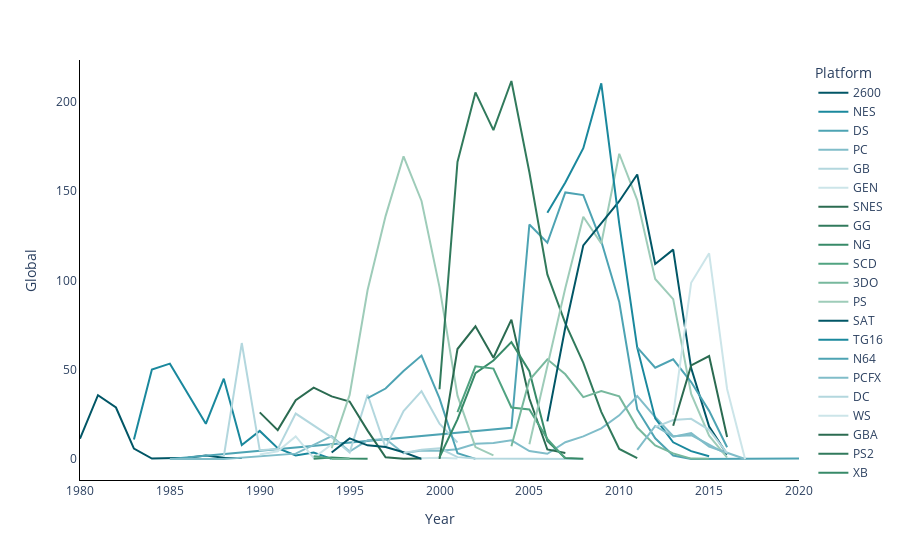

Notebook code cell kept with this figure:
### Markdown cell above
### andere Diagramme

### Code cell
# line diagram

def line_diagram(main_filter, sales_filter):
    df_l = df[df['Global'] > sales_filter]
    df_l = df_l.groupby(['Year', main_filter], as_index=False)['Global'].sum()

    line_fig = px.line(df_l, x='Year', y='Global', color=main_filter, color_discrete_sequence= ['#015666', '#1a889d', '#4da3b3', '#80bdc9', '#b3d7de', '#cce5e9',  '#2b6b51', '#317a5c','#378a68','#50a381', '#77b89d', '#9eccb9' ])
    line_fig.update_layout(plot_bgcolor='white',paper_bgcolor='white')
    line_fig.update_xaxes(showline=True, linewidth=1, linecolor='black')
    line_fig.update_yaxes(showline=True, linewidth=1, linecolor='black')
    line_fig.show()

line_diagram('Platform', 0)

### Figure 1 — Plotly figure (JSON) as saved in the notebook; plotly's stock layout.template omitted (floating-point values rounded to 4 significant figures)
{"data": [{"hovertemplate": "Platform=2600<br>Year=%{x}<br>Global=%{y}<extra></extra>", "legendgroup": "2600", "line": {"color": "#015666", "dash": "solid"}, "marker": {"symbol": "circle"}, "mode": "lines", "name": "2600", "orientation": "v", "showlegend": true, "x": [1980.0, 1981.0, 1982.0, 1983.0, 1984.0, 1985.0, 1986.0, 1987.0, 1988.0, 1989.0], "xaxis": "x", "y": [11.38, 35.77, 28.86, 5.83, 0.27, 0.45, 0.66, 1.98, 0.75, 0.62], "yaxis": "y", "type": "scatter"}, {"hovertemplate": "Platform=NES<br>Year=%{x}<br>Global=%{y}<extra></extra>", "legendgroup": "NES", "line": {"color": "#1a889d", "dash": "solid"}, "marker": {"symbol": "circle"}, "mode": "lines", "name": "NES", "orientation": "v", "showlegend": true, "x": [1983.0, 1984.0, 1985.0, 1986.0, 1987.0, 1988.0, 1989.0, 1990.0, 1991.0, 1992.0, 1993.0, 1994.0], "xaxis": "x", "y": [10.96, 50.09, 53.44, 36.41, 19.76, 45.01, 7.85, 15.74, 6.11, 1.98, 3.61, 0.11], "yaxis": "y", "type": "scatter"}, {"hovertemplate": "Platform=DS<br>Year=%{x}<br>Global=%{y}<extra></extra>", "legendgroup": "DS", "line": {"color": "#4da3b3", "dash": "solid"}, "marker": {"symbol": "circle"}, "mode": "lines", "name": "DS", "orientation": "v", "showlegend": true, "x": [1985.0, 2004.0, 2005.0, 2006.0, 2007.0, 2008.0, 2009.0, 2010.0, 2011.0, 2012.0, 2013.0, 2014.0, 2020.0], "xaxis": "x", "y": [0.02, 17.46, 131.4, 121.2, 149.4, 147.9, 122.0, 87.98, 27.8, 11.64, 1.96, 0.02, 0.29], "yaxis": "y", "type": "scatter"}, {"hovertemplate": "Platform=PC<br>Year=%{x}<br>Global=%{y}<extra></extra>", "legendgroup": "PC", "line": {"color": "#80bdc9", "dash": "solid"}, "marker": {"symbol": "circle"}, "mode": "lines", "name": "PC", "orientation": "v", "showlegend": true, "x": [1985.0, 1988.0, 1992.0, 1994.0, 1995.0, 1996.0, 1997.0, 1998.0, 1999.0, 2000.0, 2001.0, 2002.0, 2003.0, 2004.0, 2005.0, 2006.0, 2007.0, 2008.0, 2009.0, 2010.0, 2011.0, 2012.0, 2013.0, 2014.0, 2015.0, 2016.0], "xaxis": "x", "y": [0.03, 0.03, 3.02, 12.85, 4.23, 10.59, 11.26, 3.28, 4.75, 4.68, 5.51, 8.6, 8.96, 10.46, 4.47, 2.97, 9.4, 12.67, 17.16, 24.46, 35.25, 23.53, 12.83, 13.39, 8.07, 2.6], "yaxis": "y", "type": "scatter"}, {"hovertemplate": "Platform=GB<br>Year=%{x}<br>Global=%{y}<extra></extra>", "legendgroup": "GB", "line": {"color": "#b3d7de", "dash": "solid"}, "marker": {"symbol": "circle"}, "mode": "lines", "name": "GB", "orientation": "v", "showlegend": true, "x": [1988.0, 1989.0, 1990.0, 1991.0, 1992.0, 1994.0, 1995.0, 1996.0, 1997.0, 1998.0, 1999.0, 2000.0, 2001.0], "xaxis": "x", "y": [1.43, 64.98, 4.89, 5.57, 25.48, 12.17, 3.6, 36.02, 6.37, 26.9, 38.01, 19.76, 9.24], "yaxis": "y", "type": "scatter"}, {"hovertemplate": "Platform=GEN<br>Year=%{x}<br>Global=%{y}<extra></extra>", "legendgroup": "GEN", "line": {"color": "#cce5e9", "dash": "solid"}, "marker": {"symbol": "circle"}, "mode": "lines", "name": "GEN", "orientation": "v", "showlegend": true, "x": [1990.0, 1991.0, 1992.0, 1993.0, 1994.0], "xaxis": "x", "y": [2.6, 4.34, 12.66, 0.65, 8.11], "yaxis": "y", "type": "scatter"}, {"hovertemplate": "Platform=SNES<br>Year=%{x}<br>Global=%{y}<extra></extra>", "legendgroup": "SNES", "line": {"color": "#2b6b51", "dash": "solid"}, "marker": {"symbol": "circle"}, "mode": "lines", "name": "SNES", "orientation": "v", "showlegend": true, "x": [1990.0, 1991.0, 1992.0, 1993.0, 1994.0, 1995.0, 1996.0, 1997.0, 1998.0, 1999.0], "xaxis": "x", "y": [26.16, 16.21, 32.98, 40.01, 35.08, 32.21, 15.93, 0.99, 0.22, 0.26], "yaxis": "y", "type": "scatter"}, {"hovertemplate": "Platform=GG<br>Year=%{x}<br>Global=%{y}<extra></extra>", "legendgroup": "GG", "line": {"color": "#317a5c", "dash": "solid"}, "marker": {"symbol": "circle"}, "mode": "lines", "name": "GG", "orientation": "v", "showlegend": true, "x": [1992.0], "xaxis": "x", "y": [0.04], "yaxis": "y", "type": "scatter"}, {"hovertemplate": "Platform=NG<br>Year=%{x}<br>Global=%{y}<extra></extra>", "legendgroup": "NG", "line": {"color": "#378a68", "dash": "solid"}, "marker": {"symbol": "circle"}, "mode": "lines", "name": "NG", "orientation": "v", "showlegend": true, "x": [1993.0, 1994.0, 1995.0, 1996.0], "xaxis": "x", "y": [0.21, 0.8, 0.33, 0.1], "yaxis": "y", "type": "scatter"}, {"hovertemplate": "Platform=SCD<br>Year=%{x}<br>Global=%{y}<extra></extra>", "legendgroup": "SCD", "line": {"color": "#50a381", "dash": "solid"}, "marker": {"symbol": "circle"}, "mode": "lines", "name": "SCD", "orientation": "v", "showlegend": true, "x": [1993.0, 1994.0], "xaxis": "x", "y": [1.5, 0.37], "yaxis": "y", "type": "scatter"}, {"hovertemplate": "Platform=3DO<br>Year=%{x}<br>Global=%{y}<extra></extra>", "legendgroup": "3DO", "line": {"color": "#77b89d", "dash": "solid"}, "marker": {"symbol": "circle"}, "mode": "lines", "name": "3DO", "orientation": "v", "showlegend": true, "x": [1994.0, 1995.0], "xaxis": "x", "y": [0.02, 0.08], "yaxis": "y", "type": "scatter"}, {"hovertemplate": "Platform=PS<br>Year=%{x}<br>Global=%{y}<extra></extra>", "legendgroup": "PS", "line": {"color": "#9eccb9", "dash": "solid"}, "marker": {"symbol": "circle"}, "mode": "lines", "name": "PS", "orientation": "v", "showlegend": true, "x": [1994.0, 1995.0, 1996.0, 1997.0, 1998.0, 1999.0, 2000.0, 2001.0, 2002.0, 2003.0], "xaxis": "x", "y": [6.02, 35.92, 94.68, 136.1, 169.6, 144.6, 96.28, 35.52, 6.69, 2.05], "yaxis": "y", "type": "scatter"}, {"hovertemplate": "Platform=SAT<br>Year=%{x}<br>Global=%{y}<extra></extra>", "legendgroup": "SAT", "line": {"color": "#015666", "dash": "solid"}, "marker": {"symbol": "circle"}, "mode": "lines", "name": "SAT", "orientation": "v", "showlegend": true, "x": [1994.0, 1995.0, 1996.0, 1997.0, 1998.0, 1999.0], "xaxis": "x", "y": [3.64, 11.58, 7.69, 6.77, 3.82, 0.09], "yaxis": "y", "type": "scatter"}, {"hovertemplate": "Platform=TG16<br>Year=%{x}<br>Global=%{y}<extra></extra>", "legendgroup": "TG16", "line": {"color": "#1a889d", "dash": "solid"}, "marker": {"symbol": "circle"}, "mode": "lines", "name": "TG16", "orientation": "v", "showlegend": true, "x": [1995.0], "xaxis": "x", "y": [0.16], "yaxis": "y", "type": "scatter"}, {"hovertemplate": "Platform=N64<br>Year=%{x}<br>Global=%{y}<extra></extra>", "legendgroup": "N64", "line": {"color": "#4da3b3", "dash": "solid"}, "marker": {"symbol": "circle"}, "mode": "lines", "name": "N64", "orientation": "v", "showlegend": true, "x": [1996.0, 1997.0, 1998.0, 1999.0, 2000.0, 2001.0, 2002.0], "xaxis": "x", "y": [34.11, 39.51, 49.28, 57.96, 34.01, 3.26, 0.08], "yaxis": "y", "type": "scatter"}, {"hovertemplate": "Platform=PCFX<br>Year=%{x}<br>Global=%{y}<extra></extra>", "legendgroup": "PCFX", "line": {"color": "#80bdc9", "dash": "solid"}, "marker": {"symbol": "circle"}, "mode": "lines", "name": "PCFX", "orientation": "v", "showlegend": true, "x": [1996.0], "xaxis": "x", "y": [0.03], "yaxis": "y", "type": "scatter"}, {"hovertemplate": "Platform=DC<br>Year=%{x}<br>Global=%{y}<extra></extra>", "legendgroup": "DC", "line": {"color": "#b3d7de", "dash": "solid"}, "marker": {"symbol": "circle"}, "mode": "lines", "name": "DC", "orientation": "v", "showlegend": true, "x": [1998.0, 1999.0, 2000.0, 2001.0, 2002.0, 2007.0, 2008.0], "xaxis": "x", "y": [3.39, 5.17, 5.99, 1.07, 0.29, 0.02, 0.04], "yaxis": "y", "type": "scatter"}, {"hovertemplate": "Platform=WS<br>Year=%{x}<br>Global=%{y}<extra></extra>", "legendgroup": "WS", "line": {"color": "#cce5e9", "dash": "solid"}, "marker": {"symbol": "circle"}, "mode": "lines", "name": "WS", "orientation": "v", "showlegend": true, "x": [1999.0, 2000.0, 2001.0], "xaxis": "x", "y": [0.46, 0.68, 0.28], "yaxis": "y", "type": "scatter"}, {"hovertemplate": "Platform=GBA<br>Year=%{x}<br>Global=%{y}<extra></extra>", "legendgroup": "GBA", "line": {"color": "#2b6b51", "dash": "solid"}, "marker": {"symbol": "circle"}, "mode": "lines", "name": "GBA", "orientation": "v", "showlegend": true, "x": [2000.0, 2001.0, 2002.0, 2003.0, 2004.0, 2005.0, 2006.0, 2007.0], "xaxis": "x", "y": [0.06, 61.62, 74.38, 56.73, 78.09, 33.9, 5.35, 3.43], "yaxis": "y", "type": "scatter"}, {"hovertemplate": "Platform=PS2<br>Year=%{x}<br>Global=%{y}<extra></extra>", "legendgroup": "PS2", "line": {"color": "#317a5c", "dash": "solid"}, "marker": {"symbol": "circle"}, "mode": "lines", "name": "PS2", "orientation": "v", "showlegend": true, "x": [2000.0, 2001.0, 2002.0, 2003.0, 2004.0, 2005.0, 2006.0, 2007.0, 2008.0, 2009.0, 2010.0, 2011.0], "xaxis": "x", "y": [39.11, 166.4, 205.4, 184.3, 211.8, 160.7, 103.4, 75.99, 53.83, 26.45, 5.63, 0.47], "yaxis": "y", "type": "scatter"}, {"hovertemplate": "Platform=XB<br>Year=%{x}<br>Global=%{y}<extra></extra>", "legendgroup": "XB", "line": {"color": "#378a68", "dash": "solid"}, "marker": {"symbol": "circle"}, "mode": "lines", "name": "XB", "orientation": "v", "showlegend": true, "x": [2000.0, 2001.0, 2002.0, 2003.0, 2004.0, 2005.0, 2006.0, 2007.0, 2008.0], "xaxis": "x", "y": [0.99, 22.24, 48.15, 55.16, 65.5, 49.17, 10.15, 0.55, 0.18], "yaxis": "y", "type": "scatter"}, {"hovertemplate": "Platform=GC<br>Year=%{x}<br>Global=%{y}<extra></extra>", "legendgroup": "GC", "line": {"color": "#50a381", "dash": "solid"}, "marker": {"symbol": "circle"}, "mode": "lines", "name": "GC", "orientation": "v", "showlegend": true, "x": [2001.0, 2002.0, 2003.0, 2004.0, 2005.0, 2006.0, 2007.0], "xaxis": "x", "y": [26.3, 51.93, 50.66, 28.89, 27.8, 11.29, 0.27], "yaxis": "y", "type": "scatter"}, {"hovertemplate": "Platform=PSP<br>Year=%{x}<br>Global=%{y}<extra></extra>", "legendgroup": "PSP", "line": {"color": "#77b89d", "dash": "solid"}, "marker": {"symbol": "circle"}, "mode": "lines", "name": "PSP", "orientation": "v", "showlegend": true, "x": [2004.0, 2005.0, 2006.0, 2007.0, 2008.0, 2009.0, 2010.0, 2011.0, 2012.0, 2013.0, 2014.0, 2015.0], "xaxis": "x", "y": [7.13, 44.23, 55.85, 47.48, 34.68, 38.07, 35.09, 17.66, 7.66, 3.19, 0.24, 0.12], "yaxis": "y", "type": "scatter"}, {"hovertemplate": "Platform=X360<br>Year=%{x}<br>Global=%{y}<extra></extra>", "legendgroup": "X360", "line": {"color": "#9eccb9", "dash": "solid"}, "marker": {"symbol": "circle"}, "mode": "lines", "name": "X360", "orientation": "v", "showlegend": true, "x": [2005.0, 2006.0, 2007.0, 2008.0, 2009.0, 2010.0, 2011.0, 2012.0, 2013.0, 2014.0, 2015.0, 2016.0], "xaxis": "x", "y": [8.32, 51.88, 95.84, 135.8, 120.8, 171.0, 145.0, 100.9, 89.59, 36.42, 13.05, 0.83], "yaxis": "y", "type": "scatter"}, {"hovertemplate": "Platform=PS3<br>Year=%{x}<br>Global=%{y}<extra></extra>", "legendgroup": "PS3", "line": {"color": "#015666", "dash": "solid"}, "marker": {"symbol": "circle"}, "mode": "lines", "name": "PS3", "orientation": "v", "showlegend": true, "x": [2006.0, 2007.0, 2008.0, 2009.0, 2010.0, 2011.0, 2012.0, 2013.0, 2014.0, 2015.0, 2016.0], "xaxis": "x", "y": [21.07, 73.81, 119.7, 132.3, 144.4, 159.4, 109.3, 117.3, 50.96, 18.18, 2.59], "yaxis": "y", "type": "scatter"}, {"hovertemplate": "Platform=Wii<br>Year=%{x}<br>Global=%{y}<extra></extra>", "legendgroup": "Wii", "line": {"color": "#1a889d", "dash": "solid"}, "marker": {"symbol": "circle"}, "mode": "lines", "name": "Wii", "orientation": "v", "showlegend": true, "x": [2006.0, 2007.0, 2008.0, 2009.0, 2010.0, 2011.0, 2012.0, 2013.0, 2014.0, 2015.0], "xaxis": "x", "y": [137.9, 155.0, 174.2, 210.4, 131.8, 62.41, 22.77, 9.36, 4.44, 1.55], "yaxis": "y", "type": "scatter"}, {"hovertemplate": "Platform=3DS<br>Year=%{x}<br>Global=%{y}<extra></extra>", "legendgroup": "3DS", "line": {"color": "#4da3b3", "dash": "solid"}, "marker": {"symbol": "circle"}, "mode": "lines", "name": "3DS", "orientation": "v", "showlegend": true, "x": [2011.0, 2012.0, 2013.0, 2014.0, 2015.0, 2016.0], "xaxis": "x", "y": [62.53, 51.14, 55.88, 43.14, 26.99, 6.6], "yaxis": "y", "type": "scatter"}, {"hovertemplate": "Platform=PSV<br>Year=%{x}<br>Global=%{y}<extra></extra>", "legendgroup": "PSV", "line": {"color": "#80bdc9", "dash": "solid"}, "marker": {"symbol": "circle"}, "mode": "lines", "name": "PSV", "orientation": "v", "showlegend": true, "x": [2011.0, 2012.0, 2013.0, 2014.0, 2015.0, 2016.0, 2017.0], "xaxis": "x", "y": [5.15, 18.53, 12.48, 14.5, 7.0, 3.4, 0.02], "yaxis": "y", "type": "scatter"}, {"hovertemplate": "Platform=WiiU<br>Year=%{x}<br>Global=%{y}<extra></extra>", "legendgroup": "WiiU", "line": {"color": "#b3d7de", "dash": "solid"}, "marker": {"symbol": "circle"}, "mode": "lines", "name": "WiiU", "orientation": "v", "showlegend": true, "x": [2012.0, 2013.0, 2014.0, 2015.0, 2016.0], "xaxis": "x", "y": [17.84, 21.84, 22.51, 16.38, 3.29], "yaxis": "y", "type": "scatter"}, {"hovertemplate": "Platform=PS4<br>Year=%{x}<br>Global=%{y}<extra></extra>", "legendgroup": "PS4", "line": {"color": "#cce5e9", "dash": "solid"}, "marker": {"symbol": "circle"}, "mode": "lines", "name": "PS4", "orientation": "v", "showlegend": true, "x": [2013.0, 2014.0, 2015.0, 2016.0, 2017.0], "xaxis": "x", "y": [24.76, 98.76, 115.2, 39.25, 0.03], "yaxis": "y", "type": "scatter"}, {"hovertemplate": "Platform=XOne<br>Year=%{x}<br>Global=%{y}<extra></extra>", "legendgroup": "XOne", "line": {"color": "#2b6b51", "dash": "solid"}, "marker": {"symbol": "circle"}, "mode": "lines", "name": "XOne", "orientation": "v", "showlegend": true, "x": [2013.0, 2014.0, 2015.0, 2016.0], "xaxis": "x", "y": [18.6, 52.43, 57.66, 12.37], "yaxis": "y", "type": "scatter"}], "layout": {"xaxis": {"anchor": "y", "domain": [0.0, 1.0], "title": {"text": "Year"}, "showline": true, "linewidth": 1, "linecolor": "black"}, "yaxis": {"anchor": "x", "domain": [0.0, 1.0], "title": {"text": "Global"}, "showline": true, "linewidth": 1, "linecolor": "black"}, "legend": {"title": {"text": "Platform"}, "tracegroupgap": 0}, "margin": {"t": 60}, "plot_bgcolor": "white", "paper_bgcolor": "white"}}
